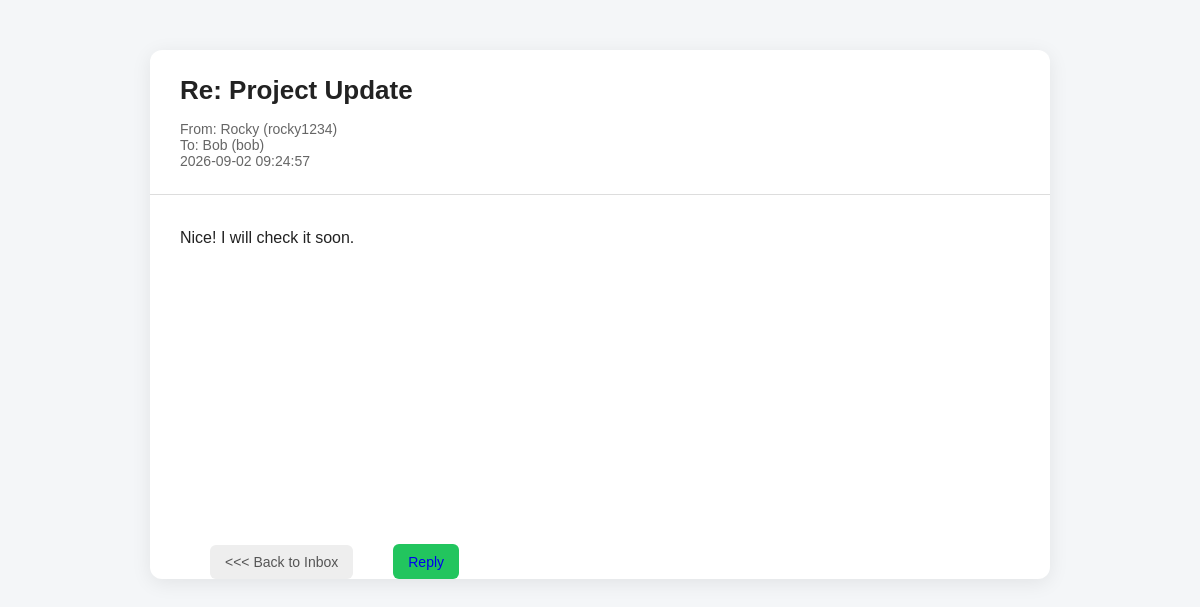
The page /email/4 (signed in) on the database its author committed.
### tables this page shows
CREATE TABLE emails (
    email_id INTEGER PRIMARY KEY,
    sender_id INTEGER NOT NULL,
    recipient_id INTEGER NOT NULL,
    time_sent TEXT NOT NULL,
    title TEXT,
    description TEXT,
    is_read INTEGER NOT NULL DEFAULT 0,

    FOREIGN KEY (sender_id) REFERENCES users(user_id),
    FOREIGN KEY (recipient_id) REFERENCES users(user_id)
);

CREATE TABLE users (
    user_id INTEGER PRIMARY KEY,
    username TEXT NOT NULL UNIQUE,
    display_name TEXT NOT NULL,
    password_hash TEXT NOT NULL
);

### app.py (the view)
@app.route("/email/<int:email_id>")
def email(email_id):
    if "user_id" not in session:
        return redirect("/login")
    db = get_db()
    email = db.execute("""
        SELECT
            emails.email_id,
            sender.username AS sender,
            sender.display_name AS sender_name,
            receiver.username AS recipient,
            receiver.display_name AS recipient_name,
            emails.time_sent,
            emails.title,
            emails.description,
            emails.is_read
        FROM emails
        JOIN users AS sender
            ON emails.sender_id = sender.user_id
        JOIN users AS receiver
            ON emails.recipient_id = receiver.user_id
        WHERE emails.email_id = ?
          AND (
              emails.sender_id = ?
              OR emails.recipient_id = ?
          )
    """, (
        email_id,
        session["user_id"],
        session["user_id"]
    )).fetchone()
    if email is None:
        db.close()
        return "Email not found", 404
    db.execute("""
        UPDATE emails
        SET is_read = 1
        WHERE email_id = ?
          AND recipient_id = ?
    """, (email_id, session["user_id"]))
    db.commit()
    db.close()
    return render_template("email.html", email=email)

### app.py (called while the page is built)
def get_db():
    db = sqlite3.connect("emails.db")
    db.row_factory = sqlite3.Row
    return db

### templates/email.html (shortened to what this page needs)
{% extends "base.html" %}
{% block body %}
<div class="email-container">
    <div class="email-header">
        <h1>
            {{ email["title"] }}
        </h1>
        <div class="email-info">
            From: {{ email["sender_name"] }} ({{ email["sender"] }})
        </div>
        <div class="email-info">
            To: {{ email["recipient_name"] }} ({{ email["recipient"] }})
        </div>
        <div class="email-info">
            {{ email["time_sent"] }}
        </div>
    </div>
    <div class="email-body">
        {{ email["description"] }}
    </div>
    <div class="email-actions">
    <a href="{{ url_for('inbox') }}" class="back-button">
        &lt;&lt;&lt; Back to Inbox
    </a>
    {% if email["sender"] != session_username %}
        <a href="{{ url_for('reply', email_id=email['email_id']) }}"
           class="reply-button">Reply</a>
    {% endif %}
</div>
</div>
{% endblock %}

### templates/email.html (style rules this page uses)
body { margin: 0; background-color: #f4f6f8; font-family: Arial, sans-serif; color: #222; }
.email-container { max-width: 900px; margin: 50px auto; background-color: white; border-radius: 12px; box-shadow: 0 4px 20px rgba(0, 0, 0, 0.08); overflow: hidden; }
.email-header { padding: 25px 30px; border-bottom: 1px solid #ddd; }
.email-header h1 { margin: 0 0 15px 0; font-size: 26px; }
.email-info { color: #666; font-size: 14px; }
.email-body { padding: 30px; min-height: 250px; line-height: 1.6; }
.back-button { display: inline-block; margin: 20px 30px 0; text-decoration: none; color: #555; }
.email-actions { display: flex; gap: 10px; margin: 20px 30px 0; }
.back-button, .reply-button { display: inline-block; padding: 9px 15px; border-radius: 6px; text-decoration: none; font-size: 14px; }
.reply-button { display: flex; align-items: center; justify-content: center; align-self: flex-end; height: 17px; }
.back-button { color: #555; background-color: #eee; }
.reply-button { background-color: #22c55e; }

### rows shown on the page
emails: title "Re: Project Update", time_sent "2026-09-02 09:24:57", description "Nice! I will check it soon."
users: sender_name "Rocky", sender "rocky1234"
users: recipient_name "Bob", recipient "bob"
